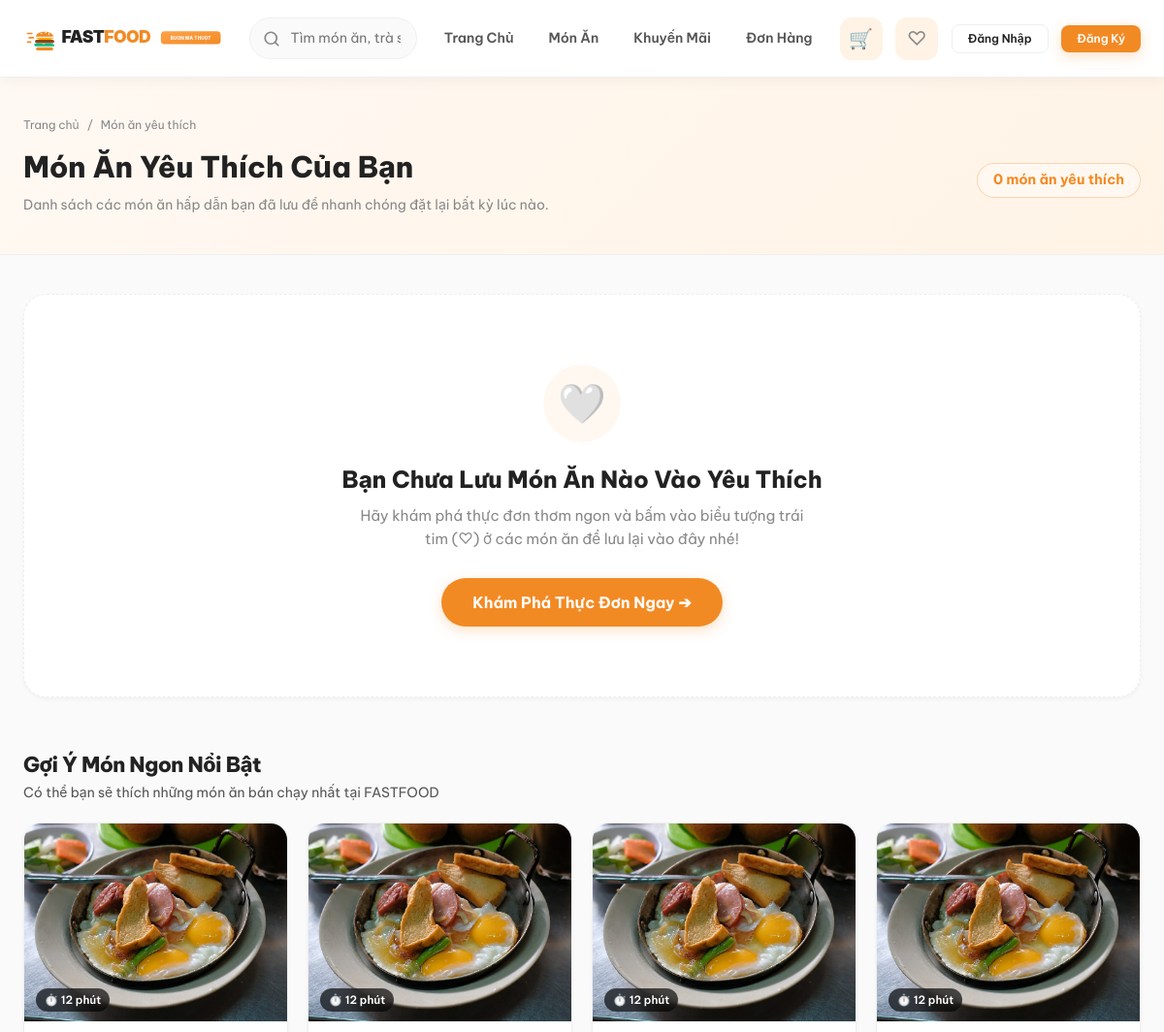
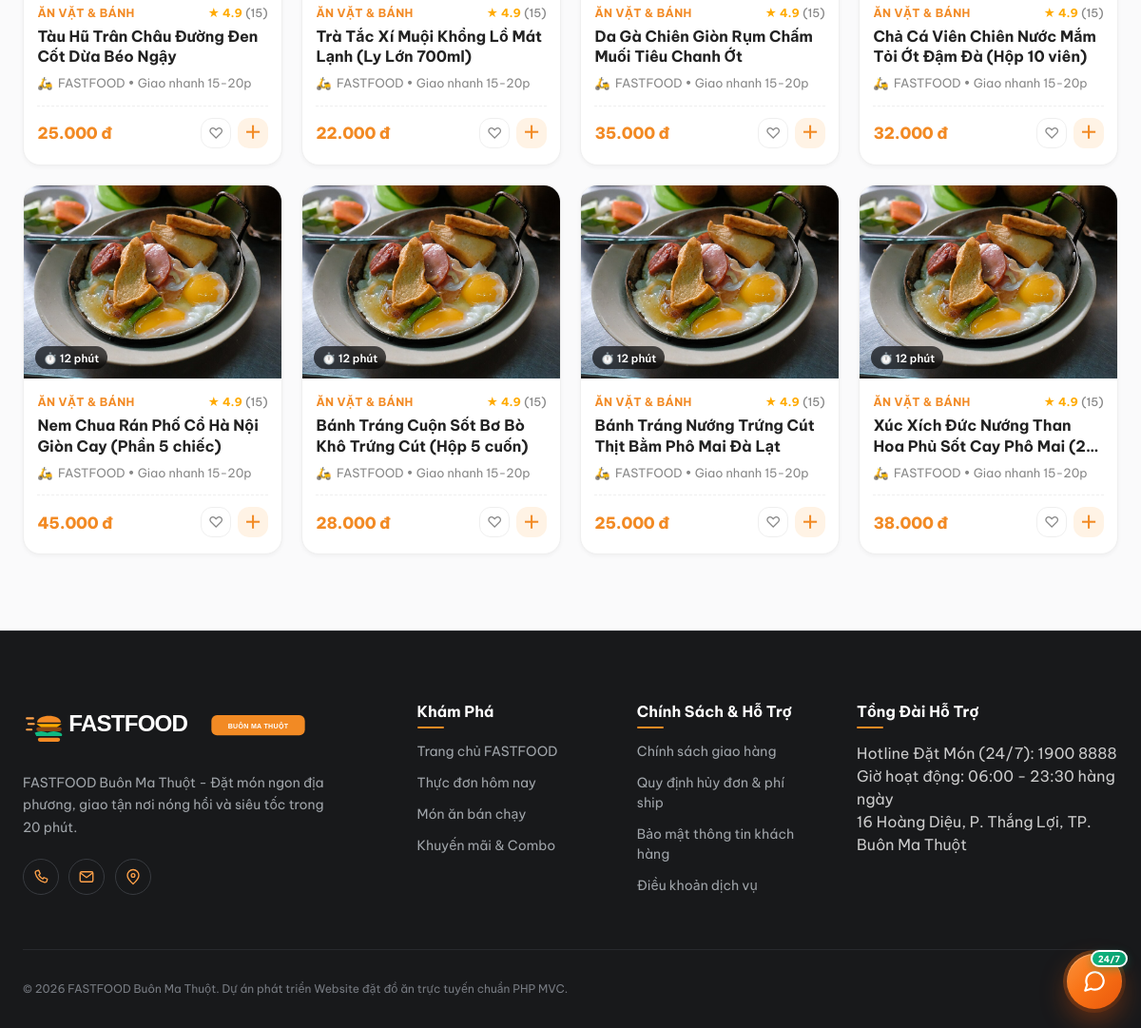
Page /favorites.php on the earlier database version (2 pictures, top to bottom).
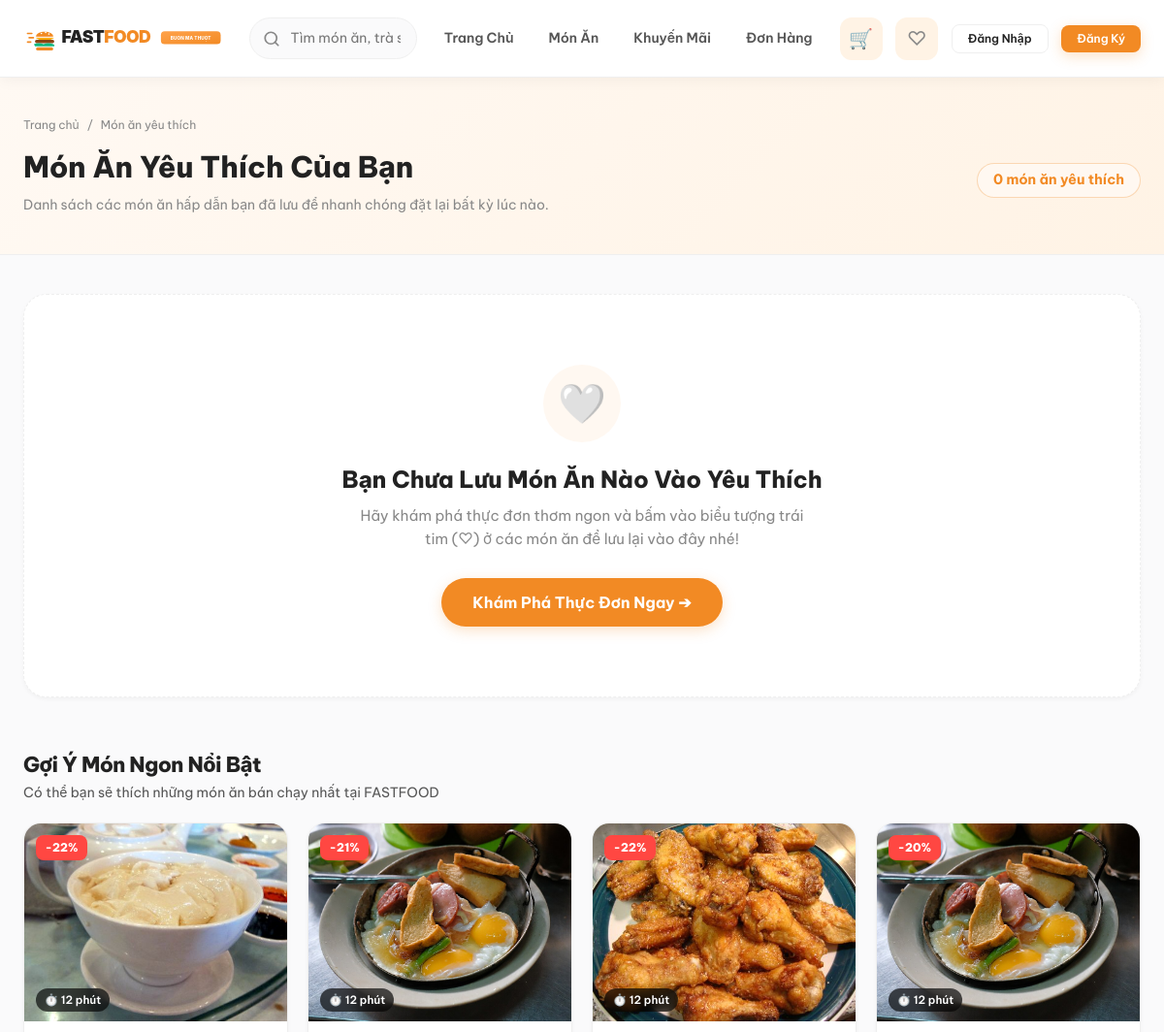
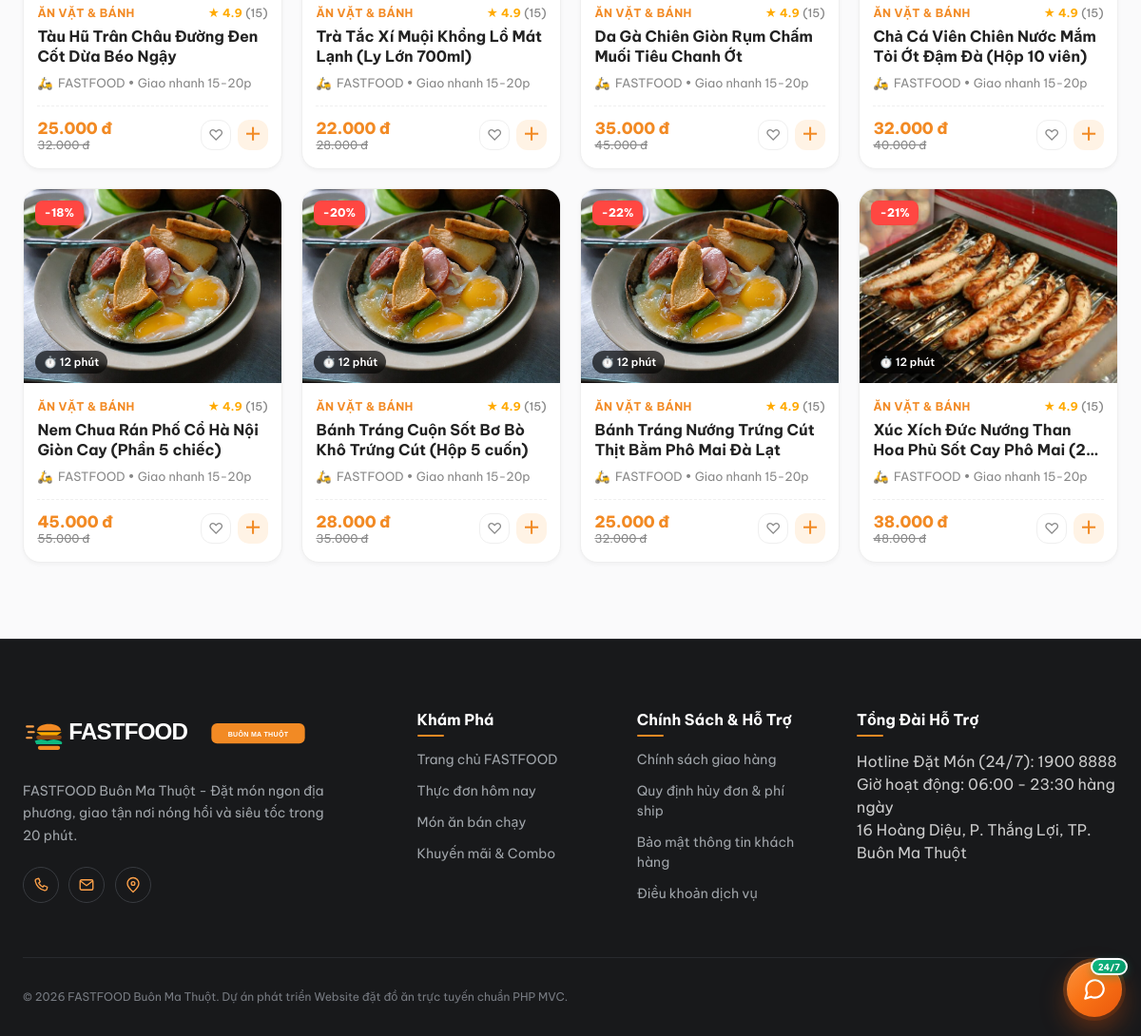
Same page on the later database version (2 pictures, top to bottom).
### tables this page shows
CREATE TABLE `products` (
  `id` bigint(20) unsigned NOT NULL AUTO_INCREMENT,
  `product_code` varchar(50) DEFAULT NULL COMMENT 'Mã sản phẩm (ví dụ: prod-1)',
  `restaurant_id` bigint(20) unsigned NOT NULL COMMENT 'FK quán bán món này',
  `category_id` int(10) unsigned NOT NULL COMMENT 'FK danh mục món',
  `name` varchar(200) NOT NULL COMMENT 'Tên món ăn',
  `slug` varchar(220) NOT NULL COMMENT 'Slug món ăn',
  `description` text DEFAULT NULL COMMENT 'Mô tả thành phần, khẩu phần',
  `image_url` varchar(500) DEFAULT NULL COMMENT 'Ảnh chính món ăn',
  `base_price` decimal(12,2) NOT NULL COMMENT 'Giá gốc',
  `discount_price` decimal(12,2) DEFAULT NULL COMMENT 'Giá khuyến mãi (nếu có)',
  `is_available` tinyint(1) DEFAULT 1 COMMENT '1 = Còn món, 0 = Tạm hết hàng',
  `is_featured` tinyint(1) DEFAULT 0 COMMENT '1 = Món ăn nổi bật / Best-seller',
  `prep_time_minutes` int(10) unsigned DEFAULT 15 COMMENT 'Thời gian chuẩn bị món dự kiến (phút)',
  `options` longtext DEFAULT NULL,
  `rating_avg` decimal(3,2) DEFAULT 4.90,
  `rating_count` int(10) unsigned DEFAULT 15,
  `created_at` timestamp NOT NULL DEFAULT current_timestamp(),
  `updated_at` timestamp NOT NULL DEFAULT current_timestamp() ON UPDATE current_timestamp(),
  PRIMARY KEY (`id`),
  KEY `fk_products_restaurant` (`restaurant_id`),
  KEY `fk_products_category` (`category_id`),
  KEY `idx_products_restaurant` (`restaurant_id`),
  KEY `idx_products_category` (`category_id`),
  KEY `idx_products_available` (`is_available`),
  KEY `idx_products_price` (`base_price`,`discount_price`),
  CONSTRAINT `fk_products_category` FOREIGN KEY (`category_id`) REFERENCES `categories` (`id`) ON UPDATE CASCADE,
  CONSTRAINT `fk_products_restaurant` FOREIGN KEY (`restaurant_id`) REFERENCES `restaurants` (`id`) ON DELETE CASCADE ON UPDATE CASCADE
);

CREATE TABLE `categories` (
  `id` int(10) unsigned NOT NULL AUTO_INCREMENT,
  `restaurant_id` bigint(20) unsigned DEFAULT NULL COMMENT 'NULL nếu là danh mục chung toàn hệ thống, có ID nếu quán tự tạo',
  `name` varchar(100) NOT NULL COMMENT 'Tên danh mục (ví dụ: Cơm, Trà sữa, Burger)',
  `slug` varchar(120) NOT NULL COMMENT 'Đường dẫn tĩnh danh mục',
  `icon_url` varchar(500) DEFAULT NULL COMMENT 'Icon minh họa',
  `display_order` int(11) DEFAULT 0 COMMENT 'Thứ tự hiển thị',
  `is_active` tinyint(1) DEFAULT 1 COMMENT '1 = Hiển thị, 0 = Ẩn',
  `created_at` timestamp NOT NULL DEFAULT current_timestamp(),
  `updated_at` timestamp NOT NULL DEFAULT current_timestamp() ON UPDATE current_timestamp(),
  PRIMARY KEY (`id`),
  UNIQUE KEY `slug` (`slug`),
  KEY `fk_categories_restaurant` (`restaurant_id`),
  KEY `idx_categories_slug` (`slug`),
  KEY `idx_categories_display_order` (`display_order`),
  CONSTRAINT `fk_categories_restaurant` FOREIGN KEY (`restaurant_id`) REFERENCES `restaurants` (`id`) ON DELETE SET NULL ON UPDATE CASCADE
);

### helpers/functions.php (the view, shortened to what the changed rows need)
<?php
function formatVND($amount) {
    return number_format((float)($amount ?? 0), 0, ',', '.') . ' đ';
}
function escapeHtml($str) {
    return htmlspecialchars((string)($str ?? ''), ENT_QUOTES, 'UTF-8');
}
function getAssetUrl($path) {
    $cleanPath = ltrim($path, '/');
    return BASE_URL . '/' . $cleanPath;
}
function getFoodImageUrl($img) {
    $placeholder = BASE_URL . '/assets/images/foods/banh-mi-chao.jpg';
    if (empty($img)) {
        return $placeholder;
    }
    if (preg_match('#^(https?://|//)#i', $img)) {
        return $img;
    }
    $clean = ltrim($img, '/');
    if (strpos($clean, 'assets/') === 0 || strpos($clean, 'frontend/') === 0) {
        return BASE_URL . '/' . $clean;
    }
    return BASE_URL . '/assets/images/foods/' . $clean;
}
function getUrl($path = '') {
    $cleanPath = ltrim($path, '/');
    $url = BASE_URL . ($cleanPath ? '/' . $cleanPath : '');
    return $url;
}
function renderProductCard($p) {
    $id = (int)($p['id'] ?? 0);
    $name = $p['name'] ?? 'Món ăn ngon';
    $basePrice = (float)($p['base_price'] ?? ($p['price'] ?? 0));
    $discountPrice = !empty($p['discount_price']) ? (float)$p['discount_price'] : 0;
    $hasDiscount = $discountPrice > 0 && $discountPrice < $basePrice;
    $currentPrice = $hasDiscount ? $discountPrice : $basePrice;
    $discountPct = $hasDiscount ? round((($basePrice - $discountPrice) / $basePrice) * 100) : 0;
    $rawImg = !empty($p['image_url']) ? $p['image_url'] : (!empty($p['image']) ? $p['image'] : '');
    $imgUrl = escapeHtml(getFoodImageUrl($rawImg));
    $category = !empty($p['category_name']) ? $p['category_name'] : (!empty($p['category']) ? $p['category'] : 'FASTFOOD');
    $ratingCount = (int)($p['rating_count'] ?? 0);
    $ratingAvgVal = (float)($p['rating_avg'] ?? 0);
    if ($ratingCount > 0 && $ratingAvgVal > 0) {
        $ratingDisplay = '★ ' . number_format($ratingAvgVal, 1) . ' <span style="color:var(--text-muted); font-weight:500;">(' . $ratingCount . ')</span>';
    } elseif (!empty($p['rating']) && (float)$p['rating'] > 0) {
        $ratingDisplay = '★ ' . number_format((float)$p['rating'], 1);
    } else {
        $ratingDisplay = '<span style="color:var(--text-muted); font-weight:600;">★ Mới</span>';
    }
    $prepTime = !empty($p['prep_time_minutes']) ? $p['prep_time_minutes'] . ' phút' : '15-20 phút';
    $detailUrl = getUrl('food-detail.php?id=' . $id);
    ?>
    <div class="product-card" data-product-id="<?= $id ?>" data-category-id="<?= (int)($p['category_id'] ?? 0) ?>" data-category="<?= escapeHtml($category) ?>">
      <div class="product-thumb-wrap">
        <a href="<?= $detailUrl ?>" style="display:block; width:100%; height:100%;">
          <img src="<?= $imgUrl ?>" alt="<?= escapeHtml($name) ?>" class="product-thumb" loading="lazy" onerror="this.onerror=null; this.src='<?= getAssetUrl('assets/images/foods/banh-mi-chao.jpg') ?>';">
        </a>
        <?php if ($hasDiscount): ?>
          <span class="product-tag-discount">-<?= $discountPct ?>%</span>
        <?php endif; ?>
        <span class="product-tag-time">⏱️ <?= $prepTime ?></span>
      </div>
      <div class="product-info">
        <div class="product-meta-row">
          <span class="product-category-name" title="<?= escapeHtml($category) ?>"><?= escapeHtml($category) ?></span>
          <span class="product-rating"><?= $ratingDisplay ?></span>
        </div>
        <a href="<?= $detailUrl ?>" class="product-title" title="<?= escapeHtml($name) ?>">
          <?= escapeHtml($name) ?>
        </a>
        <div class="product-restaurant-name" style="color:var(--text-muted); font-size:0.8rem;">
          <span>🛵</span> FASTFOOD • Giao nhanh 15-20p
        </div>
        <div class="product-bottom-row">
          <div class="product-price-box">
            <span class="product-price"><?= formatVND($currentPrice) ?></span>
            <?php if ($hasDiscount): ?>
              <span class="product-old-price"><?= formatVND($basePrice) ?></span>
            <?php endif; ?>
          </div>
          <div class="product-actions-group">
            <button type="button" class="favorite-btn" data-id="<?= $id ?>" onclick="toggleFavorite(<?= $id ?>, this)" title="Yêu thích món này">♡</button>
            <button type="button" class="btn-add-cart" onclick="openFoodModal(<?= $id ?>)" title="Tùy chọn món & Topping">＋</button>
          </div>
        </div>
      </div>
    </div>
    <?php
    return ob_get_clean();
}

### favorites.php (shortened to what the changed rows need)
<?php
$db = getDB();
$fallbackProducts = $db->query("SELECT p.*, c.name AS category_name, r.name AS restaurant_name
                                FROM products p
                                LEFT JOIN categories c ON p.category_id = c.id
                                LEFT JOIN restaurants r ON p.restaurant_id = r.id
                                WHERE p.is_available = 1
                                ORDER BY p.is_featured DESC, p.id DESC LIMIT 8")->fetchAll();
require_once ROOT_PATH . '/includes/header.php';
?>
<div class="page-header-bar">
  <div class="container">
    <div style="display:flex; justify-content:space-between; align-items:center; flex-wrap:wrap; gap:1rem;">
      <div>
        <h1 class="page-title">Món Ăn Yêu Thích Của Bạn</h1>
      </div>
    </div>
  </div>
</div>
<main class="container" style="margin-top: 2rem; margin-bottom: 5rem;">
  <section class="favorites-section" aria-label="Danh sách món ăn yêu thích">
    <div class="favorites-empty-box" id="favorites-empty" style="display:none; text-align:center; padding: 4.5rem 1.5rem; background:#FFFFFF; border:1px dashed var(--border-color); border-radius:var(--radius-xl); box-shadow:var(--shadow-sm); margin-bottom:3rem;">
      <h2 style="font-size: 1.5rem; font-weight: 800; color: var(--text-main); margin-bottom: 0.5rem;">
        Bạn Chưa Lưu Món Ăn Nào Vào Yêu Thích
      </h2>
    </div>
    <div id="favorites-suggestions" style="display:none; margin-top:3.5rem;">
      <div class="grid grid-cols-4" style="display:grid; grid-template-columns:repeat(auto-fill, minmax(260px, 1fr)); gap:1.25rem;">
        <?php foreach ($fallbackProducts as $prod): ?>
          <?= renderProductCard($prod) ?>
        <?php endforeach; ?>
      </div>
    </div>
  </section>
</main>
<?php require_once ROOT_PATH . '/includes/footer.php'; ?>

Differences in the rows shown:
removed products: prep_time_minutes "12 phút", category.name "ĂN VẶT & BÁNH", rating_avg "4.9", rating_count "15", name "Tàu Hũ Trân Châu Đường Đen Cốt Dừa Béo Ngậy", formatVND($currentPrice) "25.000 đ"
removed products: prep_time_minutes "12 phút", category.name "ĂN VẶT & BÁNH", rating_avg "4.9", rating_count "15", name "Trà Tắc Xí Muội Khổng Lồ Mát Lạnh (Ly Lớn 700ml)", formatVND($currentPrice) "22.000 đ"
removed products: prep_time_minutes "12 phút", category.name "ĂN VẶT & BÁNH", rating_avg "4.9", rating_count "15", name "Da Gà Chiên Giòn Rụm Chấm Muối Tiêu Chanh Ớt", formatVND($currentPrice) "35.000 đ"
removed products: prep_time_minutes "12 phút", category.name "ĂN VẶT & BÁNH", rating_avg "4.9", rating_count "15", name "Chả Cá Viên Chiên Nước Mắm Tỏi Ớt Đậm Đà (Hộp 10 viên)", formatVND($currentPrice) "32.000 đ"
removed products: prep_time_minutes "12 phút", category.name "ĂN VẶT & BÁNH", rating_avg "4.9", rating_count "15", name "Nem Chua Rán Phố Cổ Hà Nội Giòn Cay (Phần 5 chiếc)", formatVND($currentPrice) "45.000 đ"
removed products: prep_time_minutes "12 phút", category.name "ĂN VẶT & BÁNH", rating_avg "4.9", rating_count "15", name "Bánh Tráng Cuộn Sốt Bơ Bò Khô Trứng Cút (Hộp 5 cuốn)", formatVND($currentPrice) "28.000 đ"
removed products: prep_time_minutes "12 phút", category.name "ĂN VẶT & BÁNH", rating_avg "4.9", rating_count "15", name "Bánh Tráng Nướng Trứng Cút Thịt Bằm Phô Mai Đà Lạt", formatVND($currentPrice) "25.000 đ"
removed products: prep_time_minutes "12 phút", category.name "ĂN VẶT & BÁNH", rating_avg "4.9", rating_count "15", name "Xúc Xích Đức Nướng Than Hoa Phủ Sốt Cay Phô Mai…", formatVND($currentPrice) "38.000 đ"
added products: image_url (picture), discountPct "22", prep_time_minutes "12 phút", category.name "ĂN VẶT & BÁNH", rating_avg "4.9", rating_count "15", name "Tàu Hũ Trân Châu Đường Đen Cốt Dừa Béo Ngậy", formatVND($currentPrice) "25.000 đ", base_price "32.000 đ"
added products: discountPct "21", prep_time_minutes "12 phút", category.name "ĂN VẶT & BÁNH", rating_avg "4.9", rating_count "15", name "Trà Tắc Xí Muội Khổng Lồ Mát Lạnh (Ly Lớn 700ml)", formatVND($currentPrice) "22.000 đ", base_price "28.000 đ"
added products: image_url (picture), discountPct "22", prep_time_minutes "12 phút", category.name "ĂN VẶT & BÁNH", rating_avg "4.9", rating_count "15", name "Da Gà Chiên Giòn Rụm Chấm Muối Tiêu Chanh Ớt", formatVND($currentPrice) "35.000 đ", base_price "45.000 đ"
added products: discountPct "20", prep_time_minutes "12 phút", category.name "ĂN VẶT & BÁNH", rating_avg "4.9", rating_count "15", name "Chả Cá Viên Chiên Nước Mắm Tỏi Ớt Đậm Đà (Hộp 10 viên)", formatVND($currentPrice) "32.000 đ", base_price "40.000 đ"
added products: discountPct "18", prep_time_minutes "12 phút", category.name "ĂN VẶT & BÁNH", rating_avg "4.9", rating_count "15", name "Nem Chua Rán Phố Cổ Hà Nội Giòn Cay (Phần 5 chiếc)", formatVND($currentPrice) "45.000 đ", base_price "55.000 đ"
added products: discountPct "20", prep_time_minutes "12 phút", category.name "ĂN VẶT & BÁNH", rating_avg "4.9", rating_count "15", name "Bánh Tráng Cuộn Sốt Bơ Bò Khô Trứng Cút (Hộp 5 cuốn)", formatVND($currentPrice) "28.000 đ", base_price "35.000 đ"
added products: discountPct "22", prep_time_minutes "12 phút", category.name "ĂN VẶT & BÁNH", rating_avg "4.9", rating_count "15", name "Bánh Tráng Nướng Trứng Cút Thịt Bằm Phô Mai Đà Lạt", formatVND($currentPrice) "25.000 đ", base_price "32.000 đ"
added products: image_url (picture), discountPct "21", prep_time_minutes "12 phút", category.name "ĂN VẶT & BÁNH", rating_avg "4.9", rating_count "15", name "Xúc Xích Đức Nướng Than Hoa Phủ Sốt Cay Phô Mai…", formatVND($currentPrice) "38.000 đ", base_price "48.000 đ"
